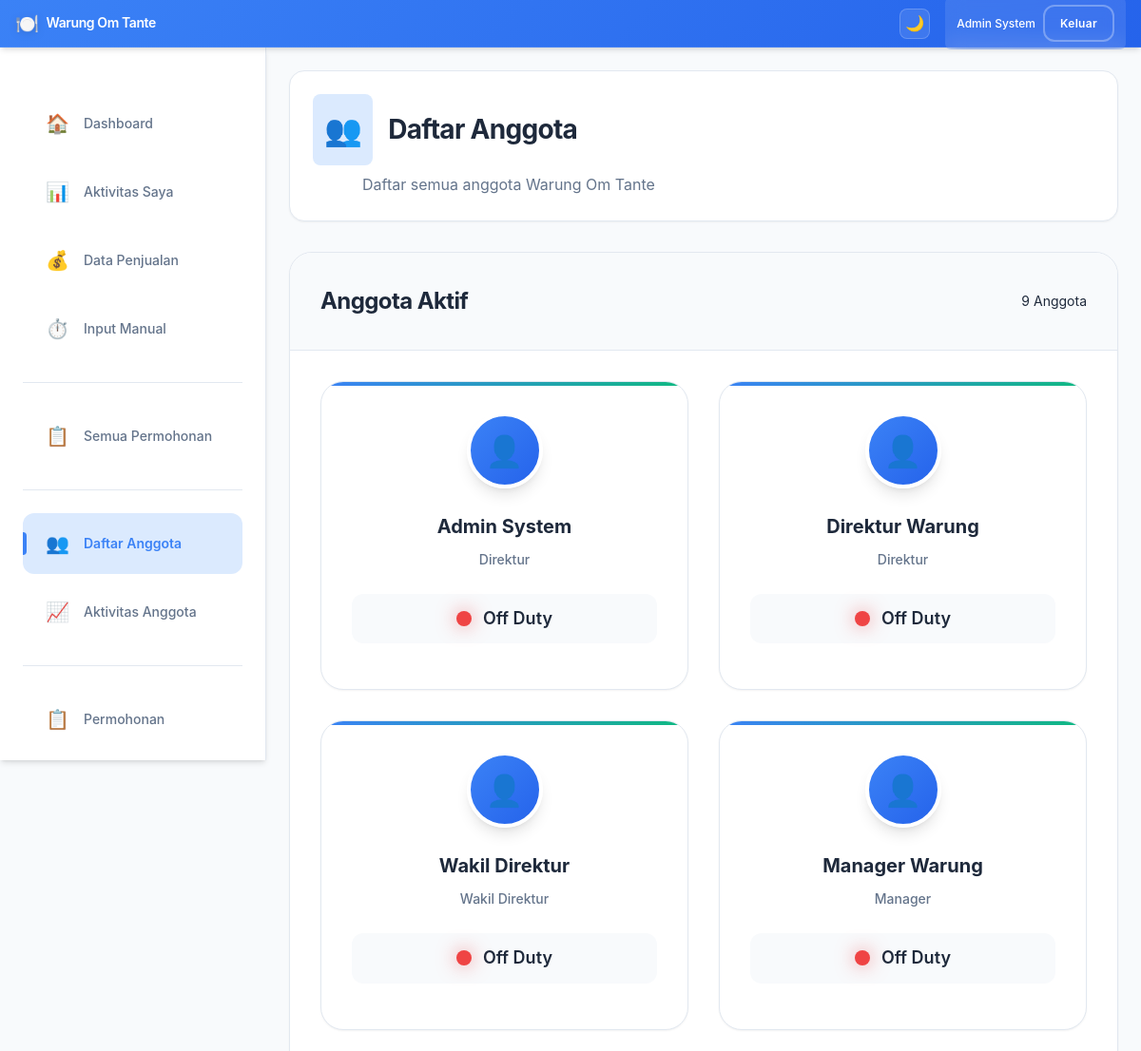
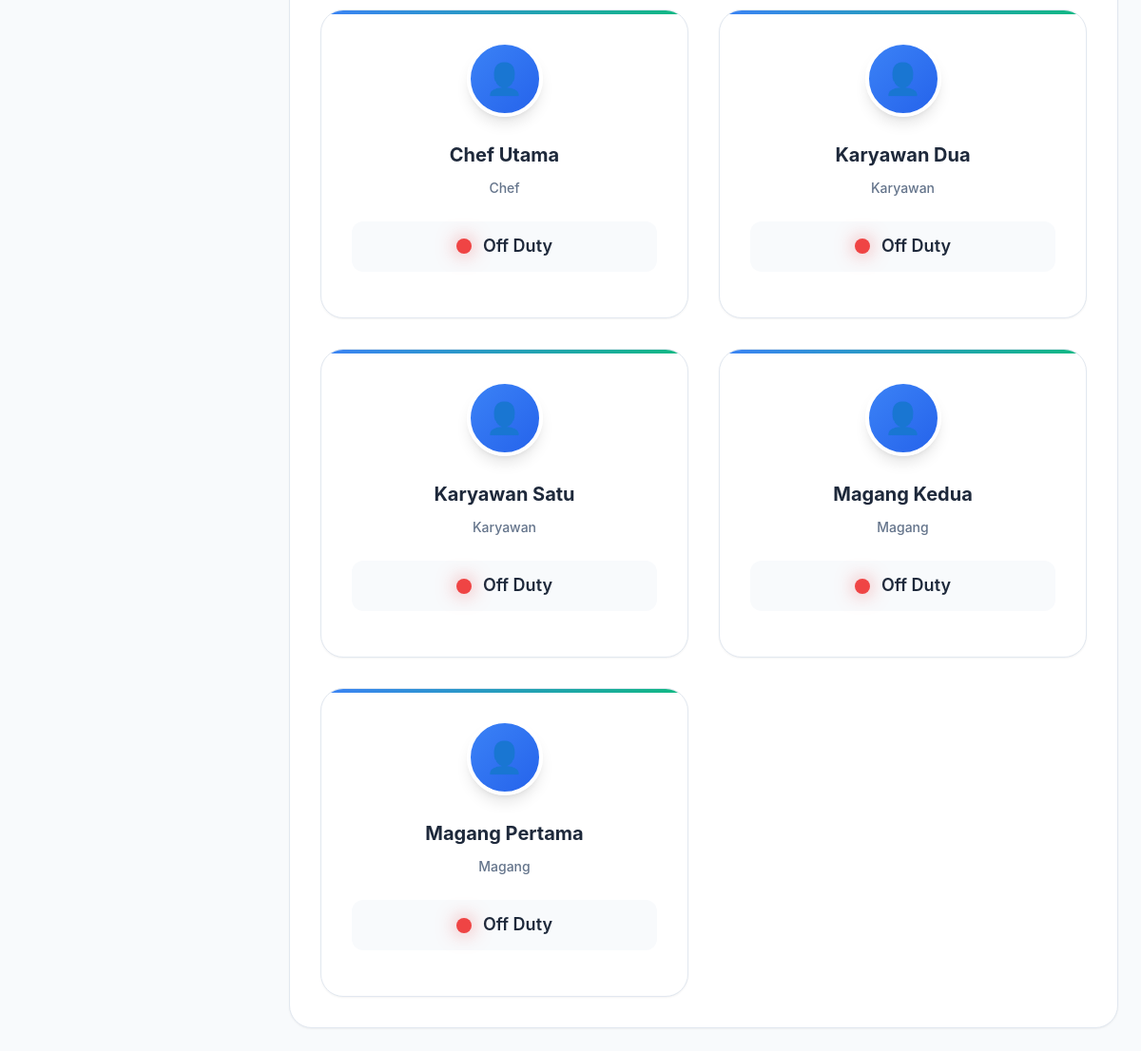
The page /employees.php (signed in) on the database its author committed (2 pictures, top to bottom).
### tables this page shows
CREATE TABLE employees (
    id INT PRIMARY KEY AUTO_INCREMENT,
    name VARCHAR(100) NOT NULL,
    role ENUM('direktur', 'wakil_direktur', 'manager', 'chef', 'karyawan', 'magang') NOT NULL,
    password VARCHAR(255) NOT NULL,
    status ENUM('active', 'inactive') DEFAULT 'active',
    is_on_duty BOOLEAN DEFAULT FALSE,
    current_duty_start DATETIME NULL,
    total_duty_hours INT DEFAULT 0,
    created_at TIMESTAMP DEFAULT CURRENT_TIMESTAMP,
    updated_at TIMESTAMP DEFAULT CURRENT_TIMESTAMP ON UPDATE CURRENT_TIMESTAMP
);

### config.php (called while the page is built, shortened)
<?php
function getRoleDisplayName($role) {
    $roles = [
        'direktur' => 'Direktur',
        'wakil_direktur' => 'Wakil Direktur',
        'manager' => 'Manager',
        'chef' => 'Chef',
        'karyawan' => 'Karyawan',
        'magang' => 'Magang'
    ];
    return $roles[$role] ?? ucfirst($role);
}
?>

### employees.php (the view, shortened to what this page needs)
<?php
require_once 'config.php';
$stmt = $conn->query("
    SELECT e.*,
           CASE WHEN e.is_on_duty THEN 'On Duty' ELSE 'Off Duty' END as duty_status
    FROM employees e
    WHERE e.status = 'active'
    ORDER BY
        CASE e.role
            WHEN 'direktur' THEN 1
            WHEN 'wakil_direktur' THEN 2
            WHEN 'manager' THEN 3
            WHEN 'chef' THEN 4
            WHEN 'karyawan' THEN 5
            WHEN 'magang' THEN 6
        END,
        e.name
");
$employees = $stmt->fetch_all(MYSQLI_ASSOC);
?>
<!DOCTYPE html>
<html lang="id">
<head>
    <link rel="stylesheet" href="style.css">
</head>
<body>
    <div class="dashboard-container">
        <?php include 'includes/header.php'; ?>
        <?php include 'includes/sidebar.php'; ?>
        <main class="main-content">
            <div class="page-header">
                <h1>
                    <span class="page-icon">👥</span>
                    Daftar Anggota
                </h1>
                <p>Daftar semua anggota Warung Om Tante</p>
            </div>
            <div class="card">
                <div class="card-header">
                    <h3>Anggota Aktif</h3>
                    <span class="member-count"><?= count($employees) ?> Anggota</span>
                </div>
                <div class="card-content">
                    <div class="employees-grid">
                        <?php foreach ($employees as $employee): ?>
                        <div class="employee-card">
                            <div class="employee-avatar">
                                <span class="avatar-icon">👤</span>
                            </div>
                            <div class="employee-info">
                                <h4 class="employee-name"><?= htmlspecialchars($employee['name']) ?></h4>
                                <p class="employee-role"><?= getRoleDisplayName($employee['role']) ?></p>
                                <div class="employee-status">
                                    <span class="status-indicator <?= $employee['is_on_duty'] ? 'on-duty' : 'off-duty' ?>"></span>
                                    <span class="status-text"><?= $employee['duty_status'] ?></span>
                                </div>
                            </div>
                        </div>
                        <?php endforeach; ?>
                    </div>
                </div>
            </div>
        </main>
    </div>
</body>
</html>

### style.css (style rules this page uses)
:root { --primary-color: #3b82f6; --primary-hover: #2563eb; --primary-light: #dbeafe; --secondary-color: #64748b; --success-color: #10b981; --success-light: #d1fae5; --warning-color: #f59e0b; --warning-light: #fef3c7; --danger-color: #ef4444; --danger-light: #fee2e2; --info-color: #06b6d4; --info-light: #cffafe; --bg-primary: #ffffff; --bg-secondary: #f8fafc; --bg-tertiary: #f1f5f9; --bg-card: #ffffff; --text-primary: #1e293b; --text-secondary: #64748b; --text-muted: #94a3b8; --border-color: #e2e8f0; --border-light: #f1f5f9; --shadow-sm: 0 1px 2px 0 rgb(0 0 0 / 0.05); --shadow-md: 0 4px 6px -1px rgb(0 0 0 / 0.1), 0 2px 4px -2px rgb(0 0 0 / 0.1); --shadow-lg: 0 10px 15px -3px rgb(0 0 0 / 0.1), 0 4px 6px -4px rgb(0 0 0 / 0.1); --shadow-xl: 0 20px 25px -5px rgb(0 0 0 / 0.1), 0 8px 10px -6px rgb(0 0 0 / 0.1); --radius-sm: 0.375rem; --radius-md: 0.5rem; --radius-lg: 0.75rem; --radius-xl: 1rem; --radius-2xl: 1.5rem; --spacing-xs: 0.5rem; --spacing-sm: 0.75rem; --spacing-md: 1rem; --spacing-lg: 1.5rem; --spacing-xl: 2rem; --spacing-2xl: 3rem; --header-height: 50px; }
* { margin: 0; padding: 0; box-sizing: border-box; }
body { font-family: -apple-system, BlinkMacSystemFont, "Segoe UI", Roboto, "Helvetica Neue", Arial, sans-serif; background-color: var(--bg-secondary); color: var(--text-primary); line-height: 1.6; transition: all 0.3s ease; font-size: 14px; }
.main-content { margin-left: 280px; padding: var(--spacing-lg); min-height: calc(100vh - var(--header-height)); background: var(--bg-secondary); }
.page-header { margin-bottom: var(--spacing-xl); padding: var(--spacing-lg); background: var(--bg-card); border-radius: var(--radius-xl); box-shadow: var(--shadow-sm); border: 1px solid var(--border-color); }
.page-header h1 { display: flex; align-items: center; gap: var(--spacing-md); font-size: 1.75rem; font-weight: 700; margin-bottom: var(--spacing-xs); color: var(--text-primary); letter-spacing: -0.025em; }
.page-icon { font-size: 2rem; background: var(--primary-light); padding: var(--spacing-sm); border-radius: var(--radius-md); }
.page-header p { color: var(--text-secondary); font-size: 1rem; margin-left: 52px; }
.status-indicator { width: 16px; height: 16px; border-radius: 50%; position: relative; }
.status-indicator.off-duty { background: #ef4444; box-shadow: 0 0 20px rgba(239, 68, 68, 0.6); }
.status-text { font-weight: 600; font-size: 1.125rem; }
.card { background: var(--bg-card); border: 1px solid var(--border-color); border-radius: var(--radius-2xl); box-shadow: var(--shadow-sm); overflow: hidden; transition: all 0.3s ease; }
.card-header { padding: var(--spacing-xl); border-bottom: 1px solid var(--border-color); background: var(--bg-secondary); display: flex; justify-content: space-between; align-items: center; }
.card-header h3 { font-size: 1.5rem; font-weight: 700; color: var(--text-primary); letter-spacing: -0.025em; }
.card-content { padding: var(--spacing-xl); }
.employees-grid { display: grid; grid-template-columns: repeat(auto-fill, minmax(320px, 1fr)); gap: var(--spacing-xl); }
.employee-card { background: var(--bg-card); border: 1px solid var(--border-color); border-radius: var(--radius-2xl); padding: var(--spacing-xl); text-align: center; transition: all 0.3s ease; box-shadow: var(--shadow-sm); position: relative; overflow: hidden; }
.employee-card::before { content: ""; position: absolute; top: 0; left: 0; right: 0; height: 4px; background: linear-gradient(90deg, var(--primary-color), var(--success-color)); }
.employee-avatar { width: 80px; height: 80px; background: linear-gradient(135deg, var(--primary-color), var(--primary-hover)); border-radius: 50%; display: flex; align-items: center; justify-content: center; margin: 0 auto var(--spacing-lg); color: white; font-size: 2rem; box-shadow: var(--shadow-lg); border: 4px solid var(--bg-card); }
.employee-name { font-size: 1.25rem; font-weight: 700; margin-bottom: var(--spacing-sm); color: var(--text-primary); }
.employee-role { color: var(--text-secondary); margin-bottom: var(--spacing-lg); font-weight: 500; }
.employee-status { display: flex; align-items: center; justify-content: center; gap: var(--spacing-sm); margin-bottom: var(--spacing-md); padding: var(--spacing-sm) var(--spacing-md); background: var(--bg-secondary); border-radius: var(--radius-lg); }
.employee-info h4 { font-size: 1.25rem; font-weight: 700; margin-bottom: var(--spacing-xs); color: var(--text-primary); }
.fade-in { animation: fadeIn 0.6s ease-out; }

### rows shown on the page
employees: name "Admin System", role "Direktur", is_on_duty 0 (drawn), duty_status "Off Duty"
employees: name "Direktur Warung", role "Direktur", is_on_duty 0 (drawn), duty_status "Off Duty"
employees: name "Wakil Direktur", role "Wakil Direktur", is_on_duty 0 (drawn), duty_status "Off Duty"
employees: name "Manager Warung", role "Manager", is_on_duty 0 (drawn), duty_status "Off Duty"
employees: name "Chef Utama", role "Chef", is_on_duty 0 (drawn), duty_status "Off Duty"
employees: name "Karyawan Dua", role "Karyawan", is_on_duty 0 (drawn), duty_status "Off Duty"
employees: name "Karyawan Satu", role "Karyawan", is_on_duty 0 (drawn), duty_status "Off Duty"
employees: name "Magang Kedua", role "Magang", is_on_duty 0 (drawn), duty_status "Off Duty"
employees: name "Magang Pertama", role "Magang", is_on_duty 0 (drawn), duty_status "Off Duty"

### other values the page prints
$_SESSION['name'] "Admin System"
count($employees) "9"
